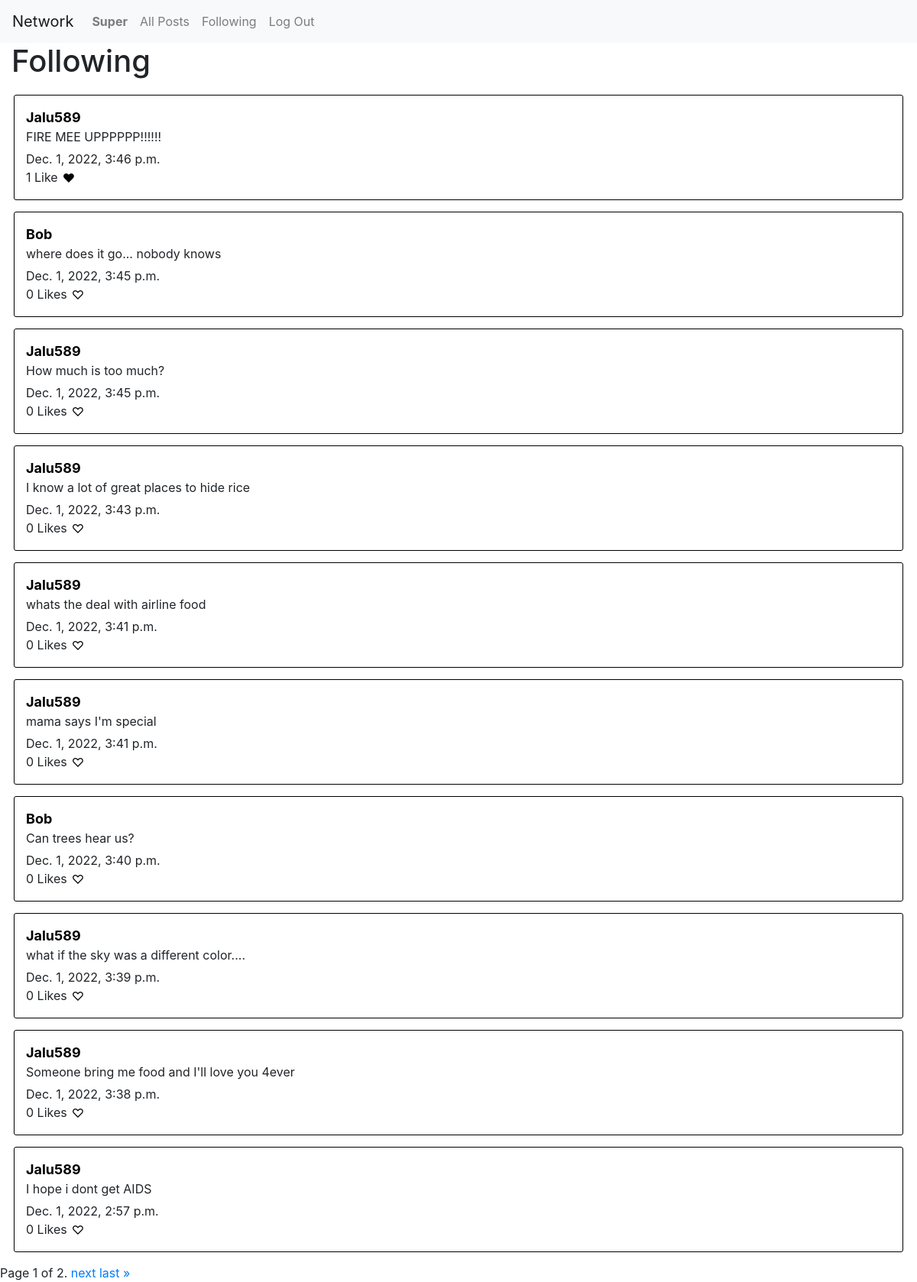
Page /following (signed in) on the earlier database version.
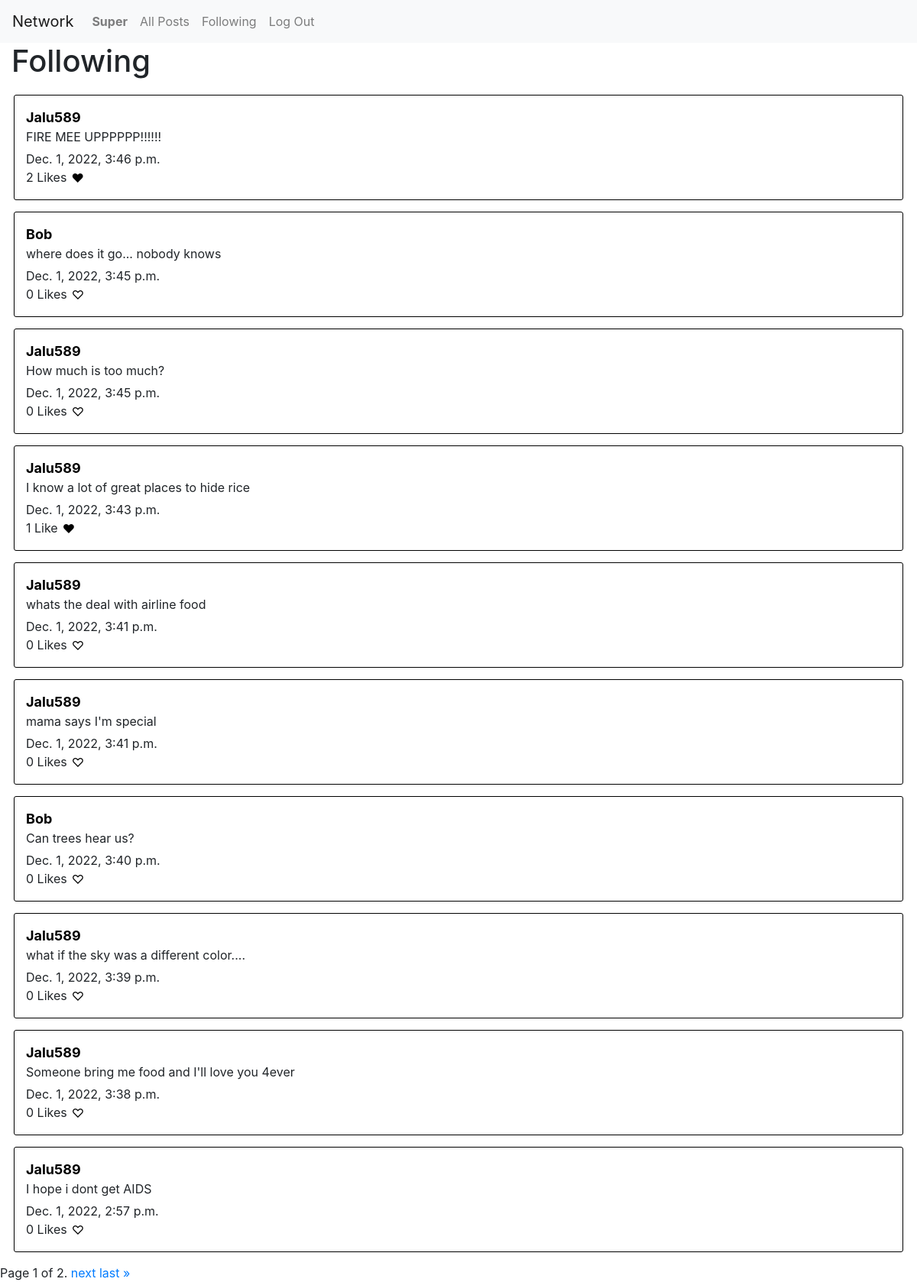
Same page on the later database version.
### network/models.py (models this page shows, shortened)
class Post(models.Model):
    content = models.TextField(blank=False)
    poster = models.ForeignKey("User", on_delete=models.CASCADE, related_name="posts")
    like_count = models.IntegerField(default=0)
    timestamp = models.DateTimeField("Time posted", auto_now_add=True)
    likers =  models.ManyToManyField(User, blank=True, related_name="liked")

class User(AbstractUser):
    pass

### network/views.py (the view)
# urls.py: path('following', views.following, name="following"),
@login_required
def following(request):
    user = request.user
    follows = Follow.objects.filter(follower=user)
    following_posts = []
    for follow in follows:
        posts = Post.objects.filter(poster=follow.followee)
        for post in posts:
            following_posts.append(post)
    following_posts = sorted(following_posts, key=lambda post: post.timestamp, reverse=True)
    paginator = Paginator(following_posts, 10)
    page_number = request.GET.get('page')
    page_obj = paginator.get_page(page_number)
    return render(request, "network/following.html", {
        "posts": page_obj
    })

### network/templates/network/following.html (shortened to what this page needs)
{% extends "network/layout.html" %}
{% load static %}
{% block body %}
<h1>Following</h1>
{% for post in posts %}
<div class="post" id="post-{{post.id}}">
    <a class="post-user" href="{% url 'user' post.poster.id %}">{{post.poster}}</a>
    <p id="content-{{post.id}}" class="post-content">{{post.content}}</p>
    <p class="timestamp">{{post.timestamp}}</p>
    <div class="post-bottom">
        <p>{{post.like_count}} Like{% if post.like_count != 1 %}s{% endif %}</p>
        {% if user.is_authenticated %}
            <button class="like-button" id="like-button-{{post.id}}" onclick="like_post({{post.id}})">{% if post in user.liked.all %}&#10084;{% else %}&#9825;{% endif %}</button>
        {% endif %}
    </div>
</div>
{% endfor %}
<div class="pagination">
    <span class="step-links">
        <span class="current">
            Page {{ posts.number }} of {{ posts.paginator.num_pages }}.
        </span>
        {% if posts.has_next %}
            <a href="?page={{ posts.next_page_number }}">next</a>
            <a href="?page={{ posts.paginator.num_pages }}">last &raquo;</a>
        {% endif %}
    </span>
</div>
{% endblock %}

Differences in the rows shown:
changed Post "FIRE MEE UPPPPPP!!!!!!": like_count "1" → "2"; now shows "s"
changed Post "I know a lot of great places to hide rice": like_count "0" → "1"; text "♡" → "❤"; no longer shows "s"
